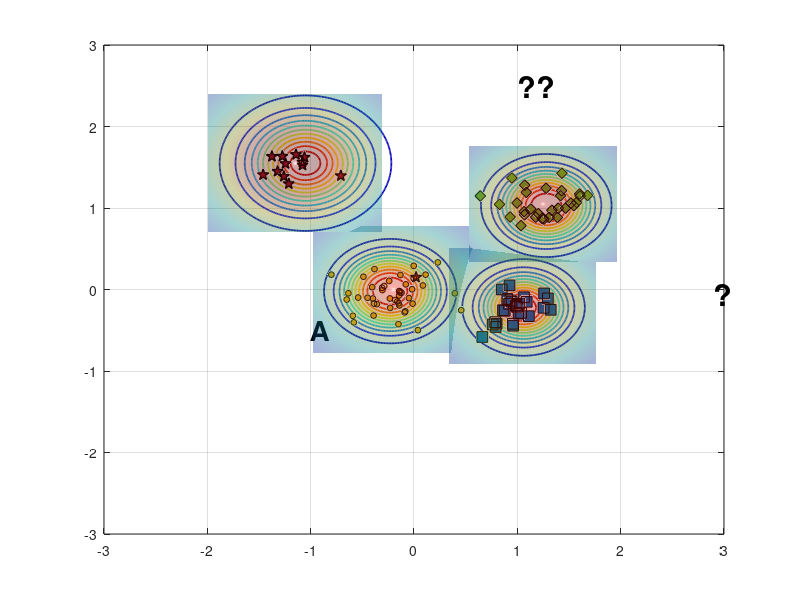

This chart was generated by the following MATLAB code: (Note: this script raises an error after producing the figure.)
%% Reproduce EVM-style demo figure (no toolboxes)
clear; close all; clc; rng(7);

% ---------- 1) 合成四类二维数据 ----------
% 类中心（大致对应图中位置）
C_star  = [-1.15  1.55];   % 红色星
C_diam  = [ 1.25  1.05];   % 绿色菱形
C_square= [ 1.05 -0.20];   % 蓝色方块
C_dot   = [-0.20  0.00];   % 蓝色小点（被 A 标注影响的那簇）

% 协方差（控制每簇形状）
S = @(sx,sy,rho)[sx^2 rho*sx*sy; rho*sx*sy sy^2];
Sig_star   = S(0.18,0.20, 0.05);
Sig_diam   = S(0.22,0.18,-0.10);
Sig_square = S(0.20,0.16, 0.05);
Sig_dot    = S(0.25,0.18, 0.00);

% 从高斯采样（不用 mvnrnd）
sample = @(N,mu,SIG) (randn(N,2)*chol(SIG,'lower') + mu);

X_star   = sample(12,C_star,   Sig_star);
X_diam   = sample(30,C_diam,   Sig_diam);
X_square = sample(28,C_square, Sig_square);
X_dot    = sample(45,C_dot,    Sig_dot);

% 加一个“离群星”靠近 A（见原图左中）
X_star = [X_star; 0.02 0.15];

% ---------- 2) 底面散点与样式 ----------
figure('Color','w','Position',[100,100,800,600]);
hold on; box on; grid on;
z0 = 0; % 所有散点都放在 z=0 的平面

% 确保按照绘制顺序叠放，便于把散点置顶
set(gca,'SortMethod','childorder');

h_star   = scatter3(X_star(:,1),  X_star(:,2),  z0+zeros(size(X_star,1),1),  70, ...
        'pentagram', 'filled', 'MarkerEdgeColor','k', 'MarkerFaceColor',[0.635294 0.0784314 0.184314], 'LineWidth',1.0); % 红色五角星 #A2142F
h_diam   = scatter3(X_diam(:,1),  X_diam(:,2),  z0+zeros(size(X_diam,1),1),  60, ...
        'd', 'filled', 'MarkerEdgeColor','k', 'MarkerFaceColor',[0.466667 0.674510 0.188235]); % 绿色菱形 #77AC30
h_square = scatter3(X_square(:,1),X_square(:,2),z0+zeros(size(X_square,1),1),60, ...
        's', 'filled', 'MarkerEdgeColor','k', 'MarkerFaceColor',[0 0.447059 0.741176]); % 蓝色正方形 #0072BD
h_dot    = scatter3(X_dot(:,1),   X_dot(:,2),   z0+zeros(size(X_dot,1),1),   18, ...
        'o', 'filled', 'MarkerEdgeColor','k', 'MarkerFaceColor',[0.929412 0.694118 0.125490]); % 黄色圆形 #EDB120


% ---------- 3) ψ-model 等值环（彩色同心） ----------
% 采用带形状参的径向函数 psi(r) = exp(-(r/s)^t)
psi = @(X,Y,cx,cy,s,t) exp( - ( sqrt((X-cx).^2 + (Y-cy).^2) ./ s ).^t );

% 选几处“极端向量/代表点”（包含 A 所在）
EV = [ -0.23 -0.02 ;   % A 对应蓝点极端向量
        1.06 -0.22 ;   % 蓝方块
        1.28  1.03 ;   % 绿菱形
       -1.05  1.55 ];  % 红星
scale = [0.42, 0.36, 0.40, 0.48];   % 各自 scale
shape = [2.6,  2.2,  2.4,  2.0];    % 各自 shape

% 网格
[xg,yg] = meshgrid(linspace(-3,3,400));
colormap(jet); caxis([0 1]);

% 等高线层级（红到蓝：高到低）
levels = linspace(1.0,0.05,12);

for k = 1:size(EV,1)
    Z = psi(xg,yg,EV(k,1),EV(k,2),scale(k),shape(k));
    [~, h] = contour(xg,yg,Z,levels);    % 直接画在底面，保持颜色映射
    set(h,'LineWidth',1.25);

    % 将等高线明确压到 z=0（兼容不同 MATLAB 版本）
    ch = get(h,'Children');
    for ic = 1:numel(ch)
        zd = get(ch(ic),'ZData');
        if ~isempty(zd)
            set(ch(ic),'ZData',zeros(size(zd))); % 强制贴在 z=0
        end
    end
end

% 标出 A 与问号
text(-1,-0.5,0,'A','FontWeight','bold','FontSize',20,'Color','k');
text( 1, 2.5,0,'??','FontWeight','bold','FontSize',22,'Color','k');
text( 2.90,-0.05,0,'?','FontWeight','bold','FontSize',22,'Color','k');

% ---------- 4) 上方半透明“钟形面”（表示类支持/概率） ----------
% 用四个高斯穹顶，中心与各簇一致
gauss2 = @(X,Y,cx,cy,s) exp(-((X-cx).^2 + (Y-cy).^2)/(2*s^2));
tops  = {C_star, C_diam, C_square, C_dot};
sigT  = [0.65 0.55 0.55 0.60];
amp   = [1.05 0.95 0.90 0.85];

% 抬高穹顶，并缩小每个穹顶的覆盖范围（为每个穹顶使用局部网格）
zlift      = 0.18;   % 统一抬高量（不改变颜色映射）
spanFactor = 1.3;    % 每个穹顶半宽 = spanFactor * sigma（越小覆盖越小）
gridN      = 121;    % 局部网格分辨率

for i=1:4
    cx = tops{i}(1); cy = tops{i}(2);
    span = spanFactor * sigT(i);
    [xgi,ygi] = meshgrid(linspace(cx - span, cx + span, gridN), ...
                         linspace(cy - span, cy + span, gridN));

    Zt = amp(i) * gauss2(xgi,ygi,cx,cy,sigT(i));
    % 用 Zt 作为颜色，Zt+zlift 作为高度，从而抬高且保留原色
    s1 = surf(xgi,ygi, Zt + zlift, Zt, 'EdgeColor','none', 'FaceAlpha',0.35);
end
shading interp; camlight headlight; lighting gouraud;

% 将散点推到顶层
uistack([h_star h_diam h_square h_dot], 'top');

% ---------- 5) 轴、视角与观感 ----------
xlim([-2 2]); ylim([-1 3]); zlim([0 1.25]); view(-67,22);
axis vis3d; daspect([1 1 0.8]);
set(gca,'FontName','Times New Roman','FontSize',12,'LineWidth',1);
% xlabel('x'); ylabel('y'); zlabel('score / \psi');

% 网格和背景风格
grid on; 
% set(gca,'GridAlpha',0.2,'MinorGridAlpha',0.2);
